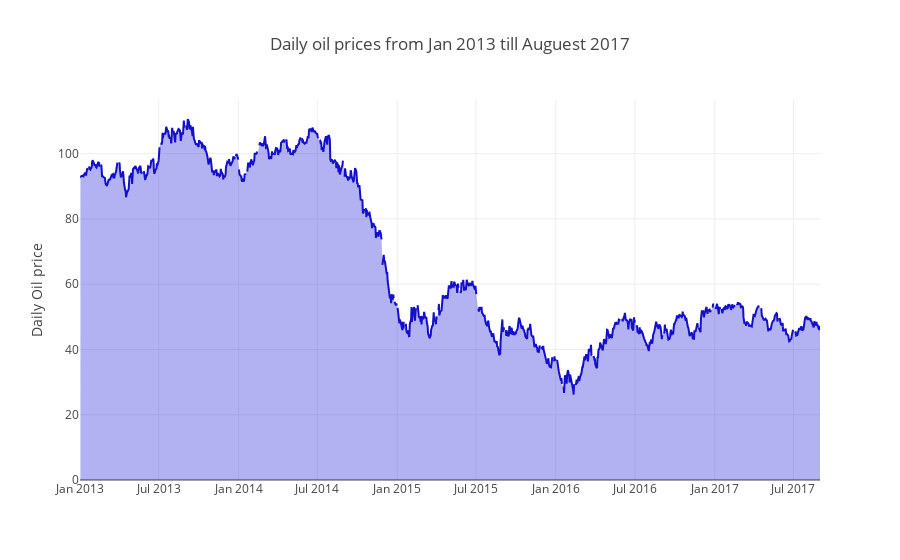

The notebook cell this image was saved under:
### Markdown cell above
### Oil
There is a big drop off of oil price from Oct.2014 to Mar.2015. The oil price stablizes around 45 since the middle of 2016.

### Code cell
oil = pd.read_csv("input/oil.csv")
# print("Oil has {} data points with {} variables each.".format(*oil.shape))
py.init_notebook_mode(connected=True)

trace = go.Scatter(name='Oil prices', x=oil['date'], y=oil['dcoilwtico'], 
                   mode='lines', line=dict(color='rgb(20, 15, 200, 0.8)'), 
                   fillcolor='rgba(0,0, 216, 0.3)', fill='tonexty')
data = go.Data([trace])
layout = go.Layout(yaxis=dict(title='Daily Oil price'), 
                  title='Daily oil prices from Jan 2013 till Auguest 2017',
                  showlegend = False )
fig = go.Figure(data=data, layout=layout)
py.iplot(fig, filename='pandas-time-series-error-bars')

HTML('''<script>
code_show=true; 
function code_toggle() {
 if (code_show){
 $('div.input').hide();
 } else {
 $('div.input').show();
 }
 code_show = !code_show
} 
$( document ).ready(code_toggle);
</script>
The raw code for this IPython notebook is by default hidden for easier reading.
To toggle on/off the raw code, click <a href="javascript:code_toggle()">here</a>.''')

### Figure 1 — Plotly figure (JSON) as saved in the notebook; plotly's stock layout.template omitted (floating-point values rounded to 4 significant figures; data arrays with more than 128 entries replaced by an {"elided": "..."} marker saying what was removed)
{"data": [{"fill": "tonexty", "fillcolor": "rgba(0,0, 216, 0.3)", "line": {"color": "rgb(20, 15, 200, 0.8)"}, "mode": "lines", "name": "Oil prices", "type": "scatter", "x": {"elided": "1218 str values"}, "y": {"elided": "1218 float values"}}], "layout": {"showlegend": false, "title": "Daily oil prices from Jan 2013 till Auguest 2017", "yaxis": {"title": "Daily Oil price"}}}
